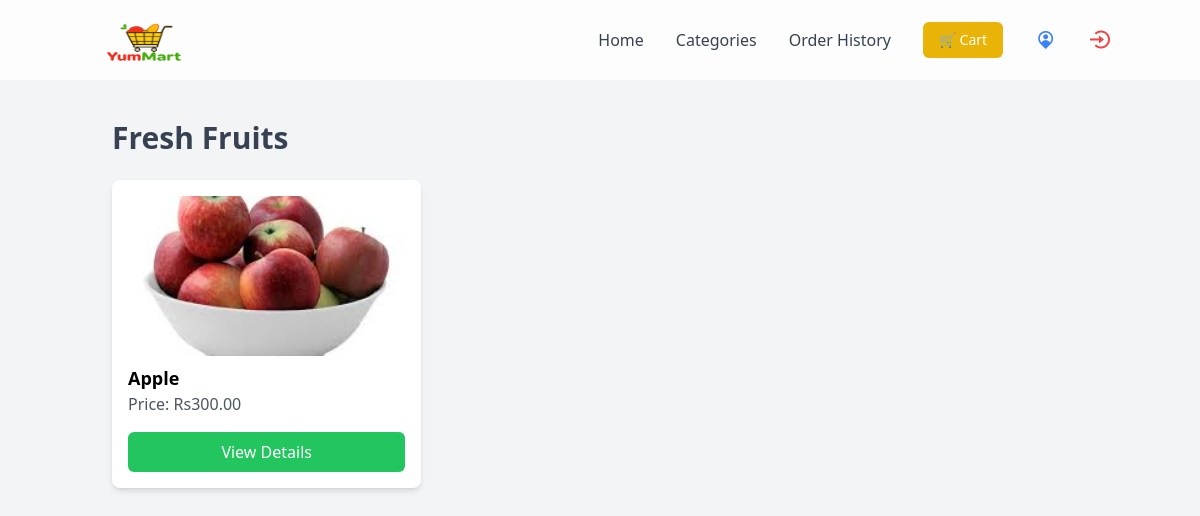
Page /category/Fresh/ on the committed database.
### store/models.py (models this page shows, shortened)
class Category(models.Model):
    name = models.CharField(max_length=255, unique=True)
    slug = models.SlugField(max_length=255, unique=True)

class Product(models.Model):
    category = models.ForeignKey(Category, on_delete=models.CASCADE)
    name = models.CharField(max_length=255)
    slug = models.SlugField(max_length=255, unique=True)
    description = models.TextField(blank=True)
    price = models.DecimalField(max_digits=10, decimal_places=2)
    image = models.ImageField(upload_to='products/')
    created_at = models.DateTimeField(auto_now_add=True)

### store/views.py (the view)
# urls.py: path('category/<slug:category_slug>/', category_products, name='category_products'),
def category_products(request, category_slug):
    category = get_object_or_404(Category, slug=category_slug)
    products = Product.objects.filter(category=category)
    categories = Category.objects.all()
    return render(request, 'store/category_products.html', {
        'products': products,
        'category': category,
        'categories': categories
    })

### store/templates/store/category_products.html (shortened to what this page needs)
{% extends 'store/base.html' %}
{% block content %}
<h2 class="text-3xl font-bold text-gray-700 mb-6">{{ category.name }}</h2>
<div class="grid grid-cols-1 md:grid-cols-3 gap-6">
    {% for product in products %}
    <div class="bg-white p-4 rounded-lg shadow-md">
        <img src="{{ product.image.url }}" alt="{{ product.name }}" class="w-full h-40 object-cover rounded-md">
        <h3 class="text-lg font-bold mt-2">{{ product.name }}</h3>
        <p class="text-gray-600">Price: Rs{{ product.price }}</p>
        <a href="{% url 'product_detail' product.id %}" class="block text-center bg-green-500 text-white py-2 mt-4 rounded-md">View Details</a>
    </div>
    {% empty %}
    <p class="text-gray-500">No products found in this category.</p>
    {% endfor %}
</div>
{% endblock %}

### rows in the picture
Category: name "Fresh Fruits"
Product: image (picture), name "Apple", price "300.00"
